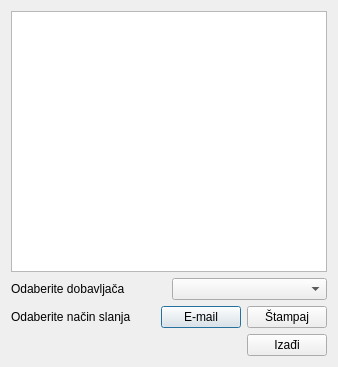
<?xml version="1.0" encoding="UTF-8"?>
<ui version="4.0">
 <class>SlanjeZahtevaA3</class>
 <widget class="QDialog" name="SlanjeZahtevaA3">
  <property name="geometry">
   <rect>
    <x>0</x>
    <y>0</y>
    <width>338</width>
    <height>367</height>
   </rect>
  </property>
  <property name="windowTitle">
   <string>Slanje zahteva za ponudu</string>
  </property>
  <layout class="QVBoxLayout" name="verticalLayout">
   <item>
    <widget class="QTreeView" name="tvStavke"/>
   </item>
   <item>
    <layout class="QHBoxLayout" name="horizontalLayout">
     <item>
      <widget class="QLabel" name="label">
       <property name="text">
        <string>Odaberite dobavljača</string>
       </property>
      </widget>
     </item>
     <item>
      <widget class="QComboBox" name="cbDobavljaci"/>
     </item>
    </layout>
   </item>
   <item>
    <layout class="QHBoxLayout" name="horizontalLayout_2">
     <item>
      <widget class="QLabel" name="label_2">
       <property name="text">
        <string>Odaberite način slanja</string>
       </property>
      </widget>
     </item>
     <item>
      <spacer name="horizontalSpacer_2">
       <property name="orientation">
        <enum>Qt::Horizontal</enum>
       </property>
       <property name="sizeHint" stdset="0">
        <size>
         <width>40</width>
         <height>20</height>
        </size>
       </property>
      </spacer>
     </item>
     <item>
      <widget class="QPushButton" name="btnEmail">
       <property name="text">
        <string>E-mail</string>
       </property>
      </widget>
     </item>
     <item>
      <widget class="QPushButton" name="btnStampa">
       <property name="text">
        <string>Štampaj</string>
       </property>
      </widget>
     </item>
    </layout>
   </item>
   <item>
    <layout class="QHBoxLayout" name="horizontalLayout_3">
     <item>
      <spacer name="horizontalSpacer_3">
       <property name="orientation">
        <enum>Qt::Horizontal</enum>
       </property>
       <property name="sizeHint" stdset="0">
        <size>
         <width>40</width>
         <height>20</height>
        </size>
       </property>
      </spacer>
     </item>
     <item>
      <widget class="QPushButton" name="btnIzadji">
       <property name="text">
        <string>Izađi</string>
       </property>
      </widget>
     </item>
    </layout>
   </item>
  </layout>
  <zorder>tvStavke</zorder>
  <zorder>btnEmail</zorder>
  <zorder>btnStampa</zorder>
  <zorder>btnIzadji</zorder>
  <zorder>label</zorder>
  <zorder>cbDobavljaci</zorder>
  <zorder>label_2</zorder>
  <zorder>label_2</zorder>
  <zorder>horizontalSpacer_3</zorder>
 </widget>
 <resources/>
 <connections/>
</ui>
